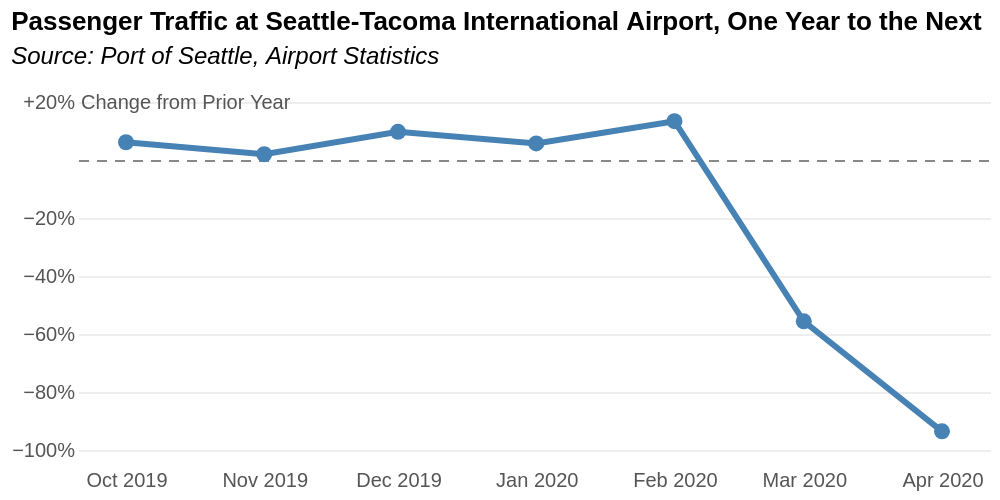

Write a Vega-Lite specification for this figure.
### Vega specification from a JSON file in a GitHub repository (floating-point values rounded to 4 significant figures)
{"$schema": "https://vega.github.io/schema/vega/v5.json", "description": "Passenger Traffic at Seattle-Tacoma International Airport, Percentage Change from October 2019 to March 2020", "width": 500, "height": 250, "autosize": {"type": "fit", "contains": "padding"}, "background": "#fff", "padding": 5, "config": {"axis": {"domain": false, "labelColor": "#555", "ticks": false, "titleColor": "#555"}}, "data": [{"name": "traffic", "values": [{"date": "2019-10-01", "curr": 4292562, "prev": 4044655}, {"date": "2019-11-01", "curr": 3892767, "prev": 3817267}, {"date": "2019-12-01", "curr": 4320042, "prev": 3937790}, {"date": "2020-01-01", "curr": 3764192, "prev": 3560276}, {"date": "2020-02-01", "curr": 3620083, "prev": 3192656}, {"date": "2020-03-01", "curr": 1824676, "prev": 4111729}, {"date": "2020-04-01", "curr": 259153, "prev": 4033516}], "format": {"type": "json", "parse": {"date": "date"}}, "transform": [{"type": "timeunit", "units": ["year", "month"], "field": "date"}, {"type": "formula", "expr": "datum.curr / datum.prev - 1", "as": "change"}]}], "scales": [{"name": "x", "type": "time", "range": "width", "padding": 24, "domain": {"data": "traffic", "field": "unit0"}}, {"name": "y", "type": "linear", "range": "height", "nice": true, "zero": true, "domain": {"data": "traffic", "field": "change"}}], "title": {"text": "Passenger Traffic at Seattle-Tacoma International Airport, One Year to the Next", "subtitle": "Source: Port of Seattle, Airport Statistics", "subtitleFontStyle": "italic", "subtitlePadding": 5, "frame": "bounds", "anchor": "start", "offset": 12, "zindex": 0}, "axes": [{"orient": "bottom", "scale": "x", "format": "%b %Y", "labelPadding": 10, "zindex": 1}, {"orient": "left", "scale": "y", "format": "+%", "grid": true, "gridColor": {"signal": "datum.value ? '#eee' : '#888'"}, "gridDash": {"signal": "datum.value ? [] : [5, 4]"}, "tickCount": 5, "labelOpacity": {"signal": "datum.value ? 1 : 0"}, "title": "Change from Prior Year", "titleAlign": "left", "titleAngle": 0, "titleAnchor": "end", "titleBaseline": "middle", "titleFontSize": 10, "titleFontWeight": "normal", "titleX": 1, "zindex": 1}], "marks": [{"type": "line", "aria": false, "from": {"data": "traffic"}, "encode": {"enter": {"x": {"scale": "x", "field": "unit0"}, "y": {"scale": "y", "field": "change"}, "stroke": {"value": "steelblue"}, "strokeWidth": {"value": 3}}}, "zindex": 2}, {"type": "symbol", "from": {"data": "traffic"}, "encode": {"enter": {"description": {"signal": "timeFormat(datum.unit0, '%B %Y') + ': ' + format(datum.change, '+.1%') + ' change from prior year'"}, "tooltip": {"signal": "format(datum.change, '+.1%')"}, "x": {"scale": "x", "field": "unit0"}, "y": {"scale": "y", "field": "change"}, "fill": {"value": "steelblue"}}}, "zindex": 2}]}
